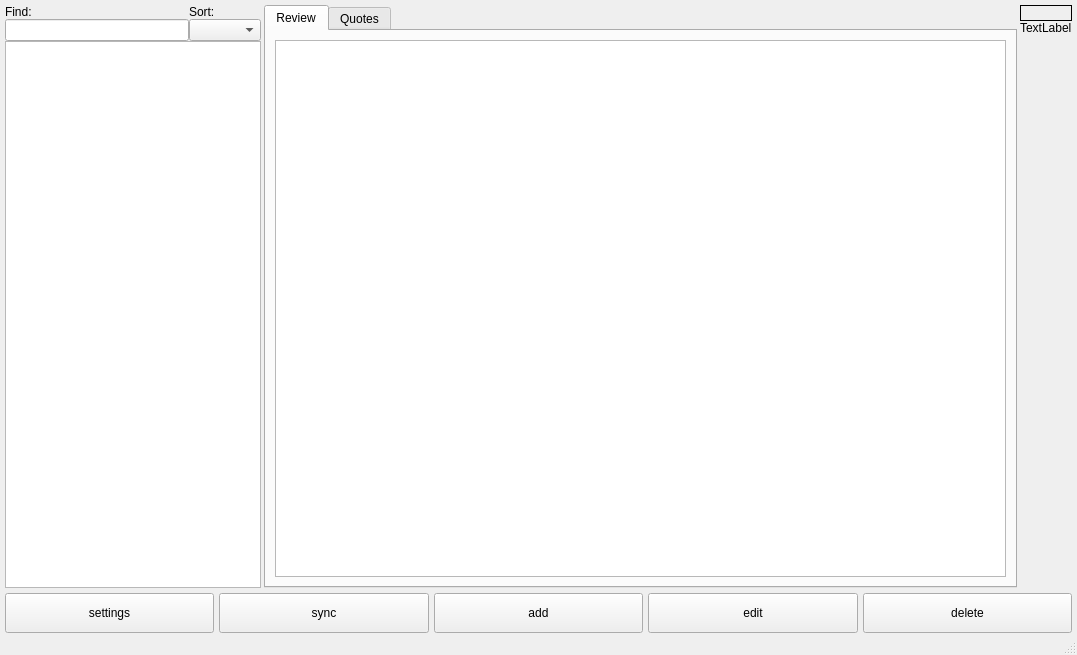
<?xml version="1.0" encoding="UTF-8"?>
<ui version="4.0">
 <class>Window</class>
 <widget class="QMainWindow" name="Window">
  <property name="geometry">
   <rect>
    <x>0</x>
    <y>0</y>
    <width>1077</width>
    <height>655</height>
   </rect>
  </property>
  <property name="windowTitle">
   <string>MainWindow</string>
  </property>
  <widget class="QWidget" name="centralwidget">
   <layout class="QVBoxLayout" name="verticalLayout">
    <property name="spacing">
     <number>5</number>
    </property>
    <property name="leftMargin">
     <number>5</number>
    </property>
    <property name="topMargin">
     <number>5</number>
    </property>
    <property name="rightMargin">
     <number>5</number>
    </property>
    <property name="bottomMargin">
     <number>0</number>
    </property>
    <item>
     <layout class="QHBoxLayout" name="horizontalLayout">
      <property name="spacing">
       <number>3</number>
      </property>
      <item>
       <widget class="QWidget" name="widget" native="true">
        <property name="sizePolicy">
         <sizepolicy hsizetype="Fixed" vsizetype="Preferred">
          <horstretch>0</horstretch>
          <verstretch>0</verstretch>
         </sizepolicy>
        </property>
        <layout class="QVBoxLayout" name="verticalLayout_5">
         <property name="spacing">
          <number>0</number>
         </property>
         <property name="leftMargin">
          <number>0</number>
         </property>
         <property name="topMargin">
          <number>0</number>
         </property>
         <property name="rightMargin">
          <number>0</number>
         </property>
         <property name="bottomMargin">
          <number>0</number>
         </property>
         <item>
          <layout class="QGridLayout" name="gridLayout_5">
           <item row="1" column="1">
            <widget class="QComboBox" name="sortComboBox"/>
           </item>
           <item row="0" column="1">
            <widget class="QLabel" name="label_2">
             <property name="sizePolicy">
              <sizepolicy hsizetype="Minimum" vsizetype="Minimum">
               <horstretch>0</horstretch>
               <verstretch>0</verstretch>
              </sizepolicy>
             </property>
             <property name="maximumSize">
              <size>
               <width>16777215</width>
               <height>16777215</height>
              </size>
             </property>
             <property name="layoutDirection">
              <enum>Qt::LeftToRight</enum>
             </property>
             <property name="text">
              <string>Sort:</string>
             </property>
             <property name="textFormat">
              <enum>Qt::AutoText</enum>
             </property>
            </widget>
           </item>
           <item row="1" column="0">
            <widget class="QLineEdit" name="lineEdit"/>
           </item>
           <item row="0" column="0">
            <widget class="QLabel" name="label">
             <property name="text">
              <string>Find:</string>
             </property>
            </widget>
           </item>
          </layout>
         </item>
         <item>
          <widget class="QListView" name="titlelistView">
           <property name="wordWrap">
            <bool>false</bool>
           </property>
          </widget>
         </item>
        </layout>
       </widget>
      </item>
      <item>
       <widget class="QWidget" name="widget_2" native="true">
        <property name="sizePolicy">
         <sizepolicy hsizetype="Expanding" vsizetype="Preferred">
          <horstretch>0</horstretch>
          <verstretch>0</verstretch>
         </sizepolicy>
        </property>
        <property name="minimumSize">
         <size>
          <width>400</width>
          <height>0</height>
         </size>
        </property>
        <layout class="QVBoxLayout" name="verticalLayout_3">
         <property name="spacing">
          <number>0</number>
         </property>
         <property name="leftMargin">
          <number>0</number>
         </property>
         <property name="topMargin">
          <number>0</number>
         </property>
         <property name="rightMargin">
          <number>0</number>
         </property>
         <property name="bottomMargin">
          <number>0</number>
         </property>
         <item>
          <widget class="QTabWidget" name="tabWidget">
           <property name="contextMenuPolicy">
            <enum>Qt::DefaultContextMenu</enum>
           </property>
           <property name="tabPosition">
            <enum>QTabWidget::North</enum>
           </property>
           <property name="tabShape">
            <enum>QTabWidget::Rounded</enum>
           </property>
           <property name="currentIndex">
            <number>0</number>
           </property>
           <property name="elideMode">
            <enum>Qt::ElideNone</enum>
           </property>
           <widget class="QWidget" name="Review">
            <attribute name="title">
             <string>Review</string>
            </attribute>
            <layout class="QGridLayout" name="gridLayout_3">
             <item row="4" column="0">
              <layout class="QGridLayout" name="gridLayout">
               <property name="sizeConstraint">
                <enum>QLayout::SetNoConstraint</enum>
               </property>
              </layout>
             </item>
             <item row="1" column="0">
              <widget class="QTextEdit" name="textEdit"/>
             </item>
            </layout>
           </widget>
           <widget class="QWidget" name="Quotes">
            <attribute name="title">
             <string>Quotes</string>
            </attribute>
            <layout class="QGridLayout" name="gridLayout_4">
             <item row="0" column="0">
              <layout class="QGridLayout" name="gridLayout_2">
               <property name="sizeConstraint">
                <enum>QLayout::SetMinimumSize</enum>
               </property>
               <item row="0" column="0">
                <widget class="QListView" name="quotesListView">
                 <property name="horizontalScrollBarPolicy">
                  <enum>Qt::ScrollBarAsNeeded</enum>
                 </property>
                 <property name="wordWrap">
                  <bool>true</bool>
                 </property>
                </widget>
               </item>
              </layout>
             </item>
            </layout>
           </widget>
          </widget>
         </item>
        </layout>
       </widget>
      </item>
      <item>
       <widget class="QWidget" name="widget_3" native="true">
        <property name="sizePolicy">
         <sizepolicy hsizetype="Fixed" vsizetype="Preferred">
          <horstretch>0</horstretch>
          <verstretch>0</verstretch>
         </sizepolicy>
        </property>
        <property name="maximumSize">
         <size>
          <width>256</width>
          <height>16777215</height>
         </size>
        </property>
        <layout class="QVBoxLayout" name="verticalLayout_6">
         <property name="spacing">
          <number>0</number>
         </property>
         <property name="leftMargin">
          <number>0</number>
         </property>
         <property name="topMargin">
          <number>0</number>
         </property>
         <property name="rightMargin">
          <number>0</number>
         </property>
         <property name="bottomMargin">
          <number>0</number>
         </property>
         <item>
          <widget class="QLabel" name="labelPic">
           <property name="enabled">
            <bool>true</bool>
           </property>
           <property name="sizePolicy">
            <sizepolicy hsizetype="Preferred" vsizetype="Preferred">
             <horstretch>0</horstretch>
             <verstretch>0</verstretch>
            </sizepolicy>
           </property>
           <property name="frameShape">
            <enum>QFrame::Box</enum>
           </property>
           <property name="text">
            <string/>
           </property>
           <property name="pixmap">
            <pixmap>resource/empty.png</pixmap>
           </property>
           <property name="scaledContents">
            <bool>false</bool>
           </property>
          </widget>
         </item>
         <item>
          <widget class="Assesment" name="assesmentWidget" native="true"/>
         </item>
         <item>
          <widget class="QLabel" name="mainIdeaLbl">
           <property name="text">
            <string>TextLabel</string>
           </property>
          </widget>
         </item>
         <item>
          <widget class="QLabel" name="commonText">
           <property name="text">
            <string/>
           </property>
          </widget>
         </item>
         <item>
          <spacer name="verticalSpacer">
           <property name="orientation">
            <enum>Qt::Vertical</enum>
           </property>
           <property name="sizeHint" stdset="0">
            <size>
             <width>20</width>
             <height>40</height>
            </size>
           </property>
          </spacer>
         </item>
        </layout>
       </widget>
      </item>
     </layout>
    </item>
    <item>
     <layout class="QHBoxLayout" name="horizontalLayout_2">
      <item>
       <widget class="QPushButton" name="settingsButton">
        <property name="minimumSize">
         <size>
          <width>0</width>
          <height>40</height>
         </size>
        </property>
        <property name="text">
         <string>settings</string>
        </property>
       </widget>
      </item>
      <item>
       <widget class="QPushButton" name="toRightButton">
        <property name="minimumSize">
         <size>
          <width>0</width>
          <height>40</height>
         </size>
        </property>
        <property name="text">
         <string>sync</string>
        </property>
       </widget>
      </item>
      <item>
       <widget class="QPushButton" name="addBtn">
        <property name="minimumSize">
         <size>
          <width>0</width>
          <height>40</height>
         </size>
        </property>
        <property name="text">
         <string>add</string>
        </property>
       </widget>
      </item>
      <item>
       <widget class="QPushButton" name="editBtn">
        <property name="minimumSize">
         <size>
          <width>0</width>
          <height>40</height>
         </size>
        </property>
        <property name="text">
         <string>edit</string>
        </property>
       </widget>
      </item>
      <item>
       <widget class="QPushButton" name="deleteButton">
        <property name="minimumSize">
         <size>
          <width>0</width>
          <height>40</height>
         </size>
        </property>
        <property name="text">
         <string>delete</string>
        </property>
       </widget>
      </item>
     </layout>
    </item>
   </layout>
  </widget>
  <widget class="QMenuBar" name="menubar">
   <property name="geometry">
    <rect>
     <x>0</x>
     <y>0</y>
     <width>1077</width>
     <height>22</height>
    </rect>
   </property>
  </widget>
  <widget class="QStatusBar" name="statusbar"/>
 </widget>
 <customwidgets>
  <customwidget>
   <class>Assesment</class>
   <extends>QWidget</extends>
   <header>assesment.h</header>
   <container>1</container>
  </customwidget>
 </customwidgets>
 <resources/>
 <connections/>
</ui>
